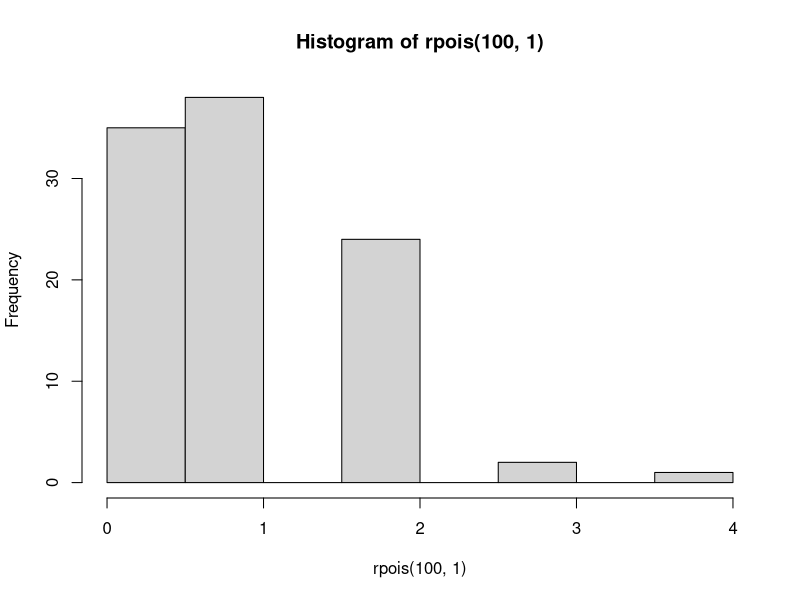

Write R code to recreate this figure.
## ---- chunk 1
hist(rpois(100, 1))
